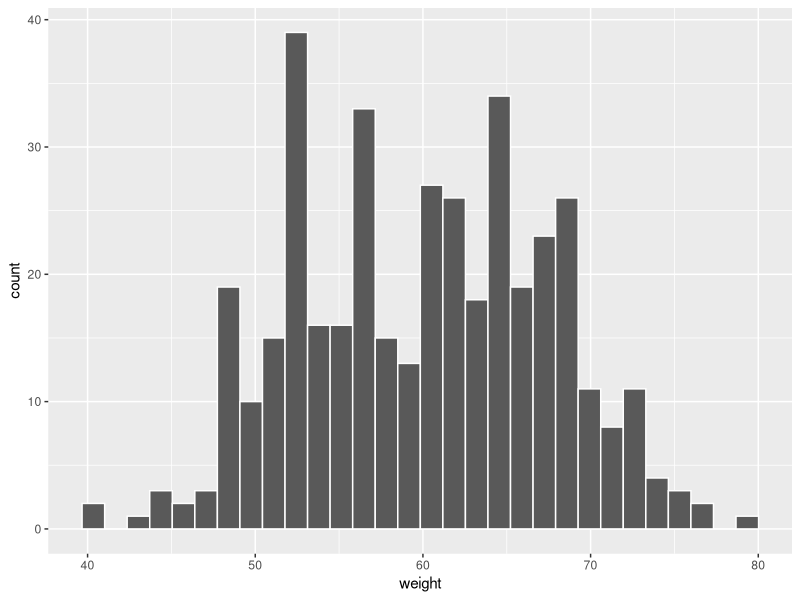
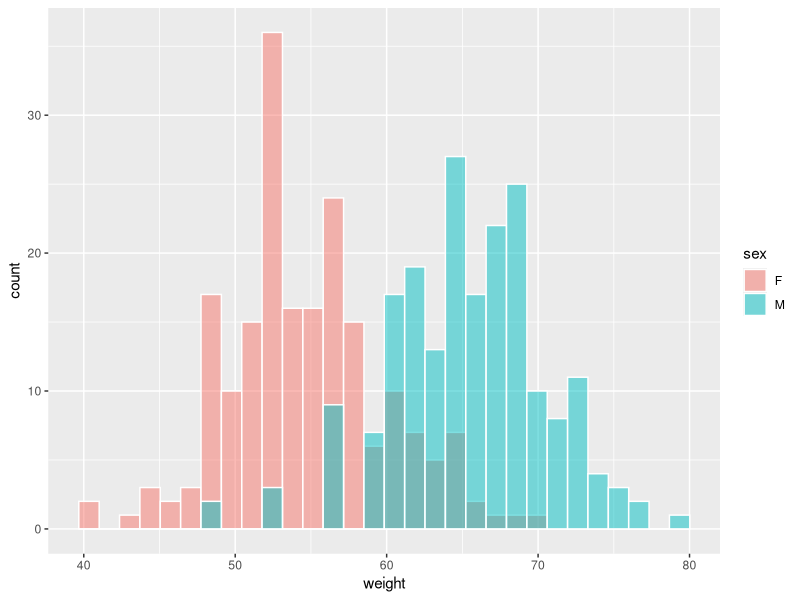
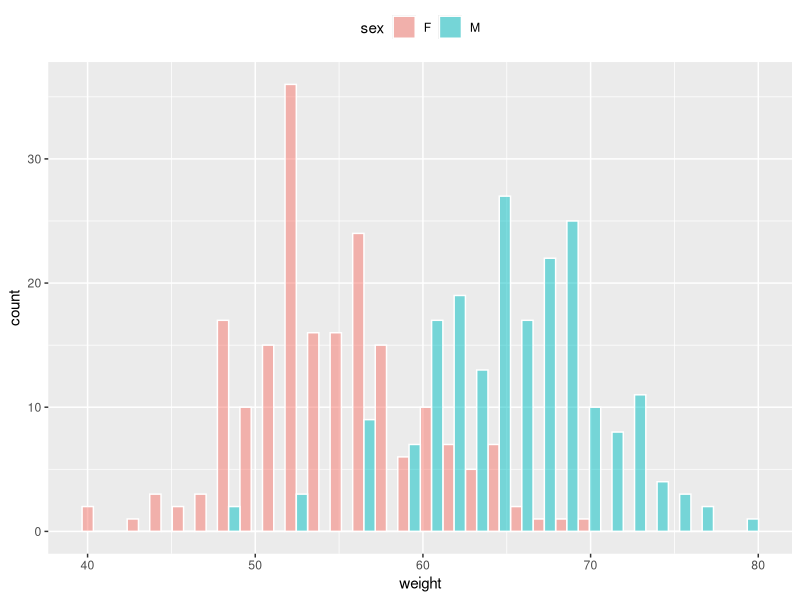
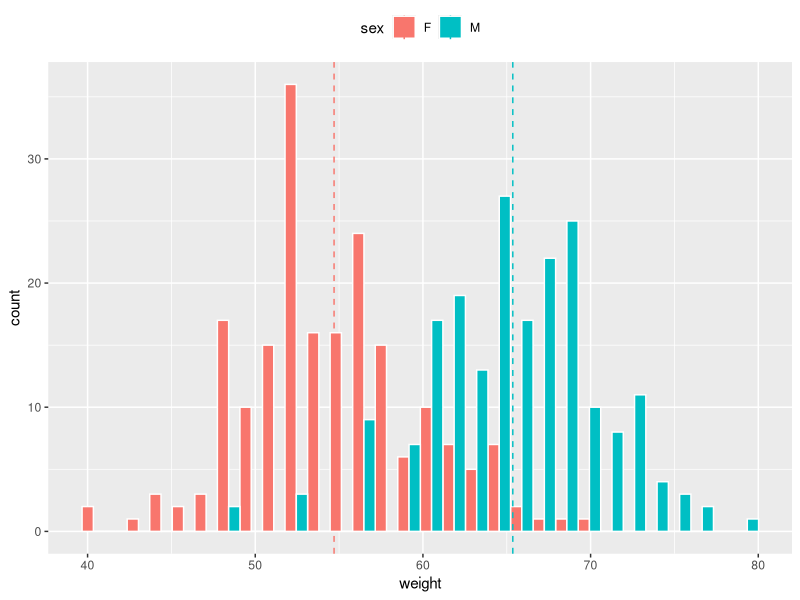
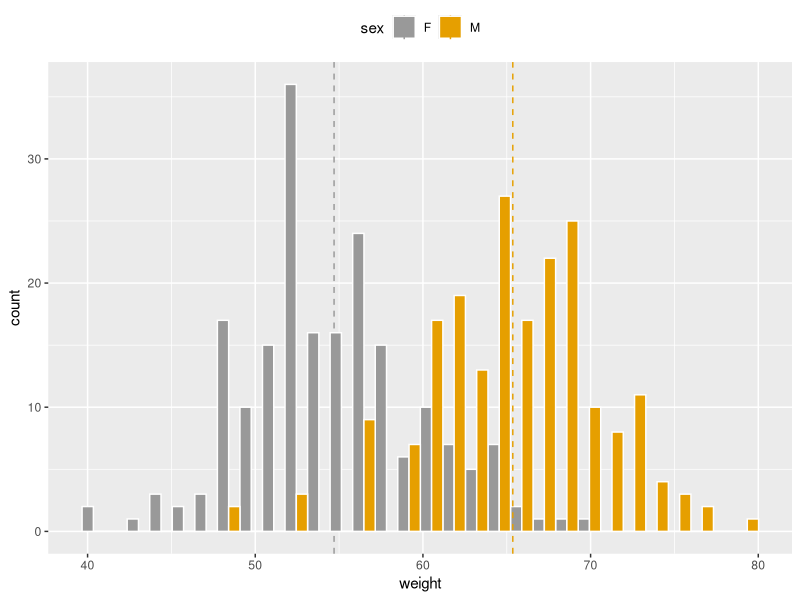
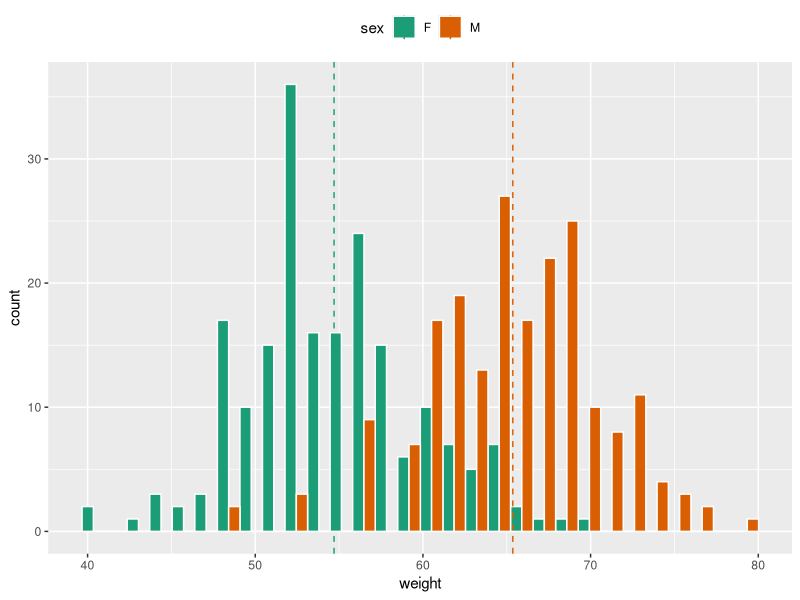

Write R code to recreate these figures, in order.
# Importing the data set
dataset = read.csv("data.csv")

# Importing the library
library(ggplot2)

# Creating the basic histogram
ggplot(dataset, aes(x = weight)) +
  geom_histogram(color = "white")

# Changing histogram plot line colors by groups
ggplot(dataset, aes(x = weight, fill = sex)) +
  geom_histogram(color = "white", alpha = .5, position = "identity")

# We can change the position adjustment 
# to use for overlapping points on the layer.
# Possible values for the argument position are 
# "identity", "stack", "dodge". Default value is "stack".

# Interleaved histograms
ggplot(dataset, aes(x = weight, fill = sex)) +
  geom_histogram(color = "white", alpha = .5, position = "dodge") +
  theme(legend.position = "top")

# The plyr package is used to calculate 
# the mean weight of each group.

#install.packages("plyr")
library(plyr)
group_means = ddply(dataset, "sex", summarise, grp.mean = mean(weight))
group_means

# Adding mean lines
myPlot = ggplot(dataset, aes(x = weight, fill = sex)) +
  geom_histogram(color = "white", alpha = 1, position = "dodge") +
  geom_vline(data = group_means, aes(xintercept = grp.mean, color = sex), 
             linetype = "dashed") +
  theme(legend.position = "top")

myPlot

# Using custom color palettes
myPlot + scale_color_manual(values = c("#999999", "#E69F00")) +
  scale_fill_manual(values = c("#999999", "#E69F00"))

# Using color brewer color palettes
myPlot + scale_color_brewer(palette = "Dark2") +
  scale_fill_brewer(palette = "Dark2")